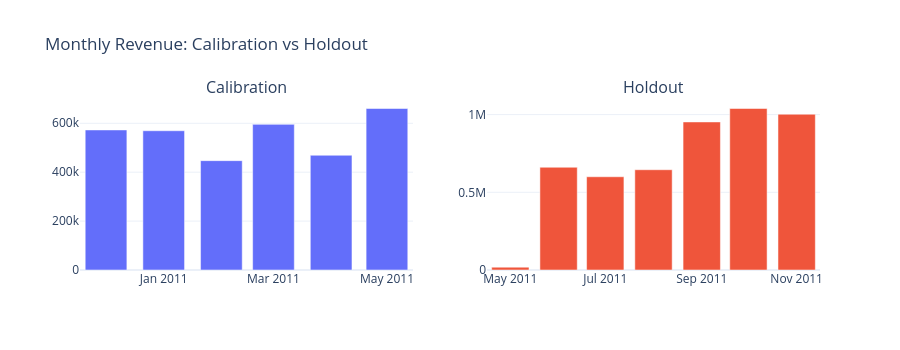

Write notebook code for a chart like this one.
### Code cell
# Quick split sanity check
fig = make_subplots(rows=1, cols=2, subplot_titles=['Calibration', 'Holdout'])

for i, (df, label) in enumerate([(calibration, 'Calibration'), (holdout, 'Holdout')], start=1):
    monthly = (
        df.with_columns(pl.col('invoice_date').dt.strftime('%Y-%m').alias('month'))
          .group_by('month').agg((pl.col('quantity') * pl.col('unit_price')).sum().alias('rev'))
          .sort('month')
    )
    fig.add_trace(go.Bar(x=monthly['month'].to_list(), y=monthly['rev'].to_list(), name=label), row=1, col=i)

fig.update_layout(height=350, title='Monthly Revenue: Calibration vs Holdout', showlegend=False)
fig.show()

### Figure 1 — Plotly figure (JSON) as saved in the notebook; plotly's stock layout.template omitted (floating-point values rounded to 4 significant figures)
{"data": [{"name": "Calibration", "type": "bar", "x": ["2010-12", "2011-01", "2011-02", "2011-03", "2011-04", "2011-05"], "xaxis": "x", "y": [572700.0, 569400.0, 447100.0, 595500.0, 469200.0, 660400.0], "yaxis": "y"}, {"name": "Holdout", "type": "bar", "x": ["2011-05", "2011-06", "2011-07", "2011-08", "2011-09", "2011-10", "2011-11"], "xaxis": "x2", "y": [18190.0, 661200.0, 600100.0, 645300.0, 952800.0, 1039000.0, 1002000.0], "yaxis": "y2"}], "layout": {"annotations": [{"font": {"size": 16}, "showarrow": false, "text": "Calibration", "x": 0.225, "xanchor": "center", "xref": "paper", "y": 1, "yanchor": "bottom", "yref": "paper"}, {"font": {"size": 16}, "showarrow": false, "text": "Holdout", "x": 0.775, "xanchor": "center", "xref": "paper", "y": 1, "yanchor": "bottom", "yref": "paper"}], "height": 350, "showlegend": false, "title": {"text": "Monthly Revenue: Calibration vs Holdout"}, "xaxis": {"anchor": "y", "domain": [0, 0.45]}, "xaxis2": {"anchor": "y2", "domain": [0.55, 1]}, "yaxis": {"anchor": "x", "domain": [0, 1]}, "yaxis2": {"anchor": "x2", "domain": [0, 1]}}}
